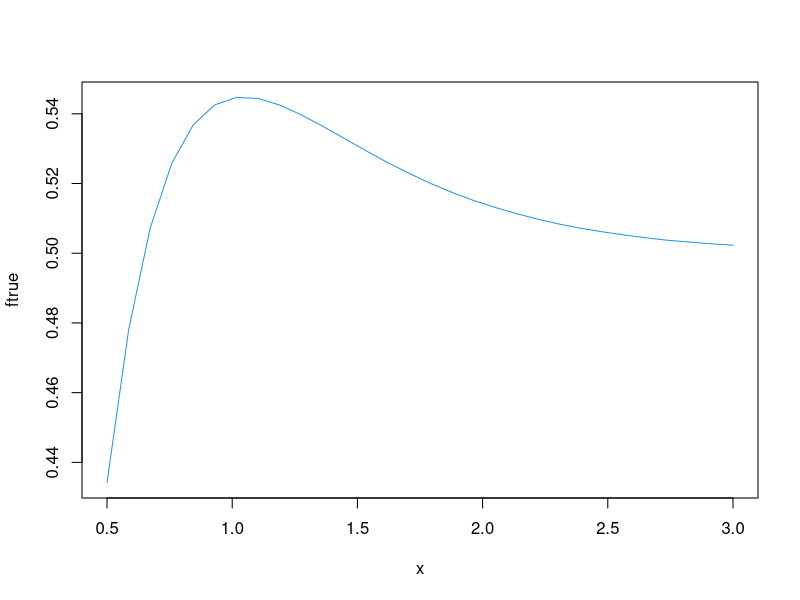
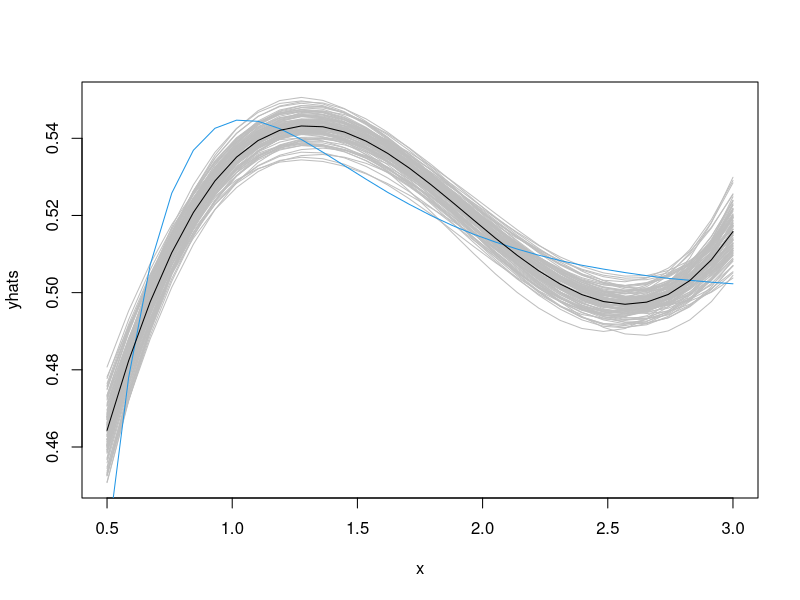
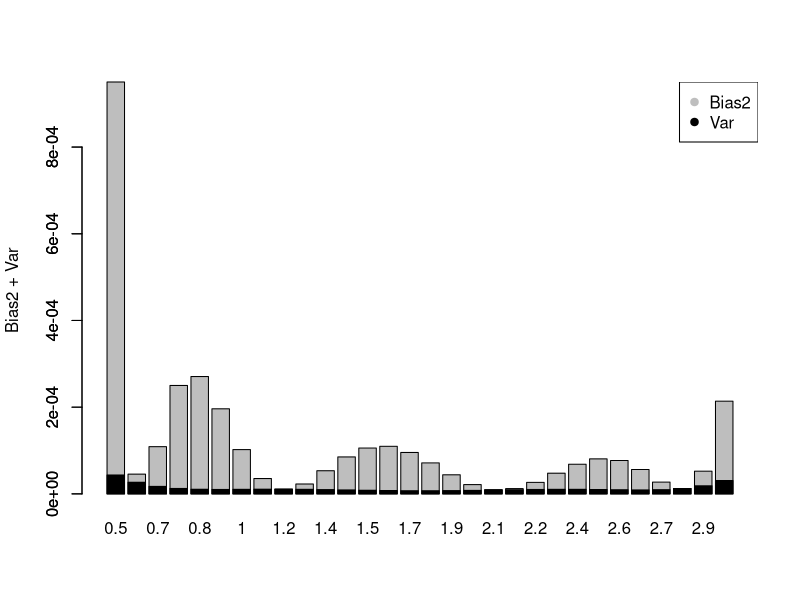
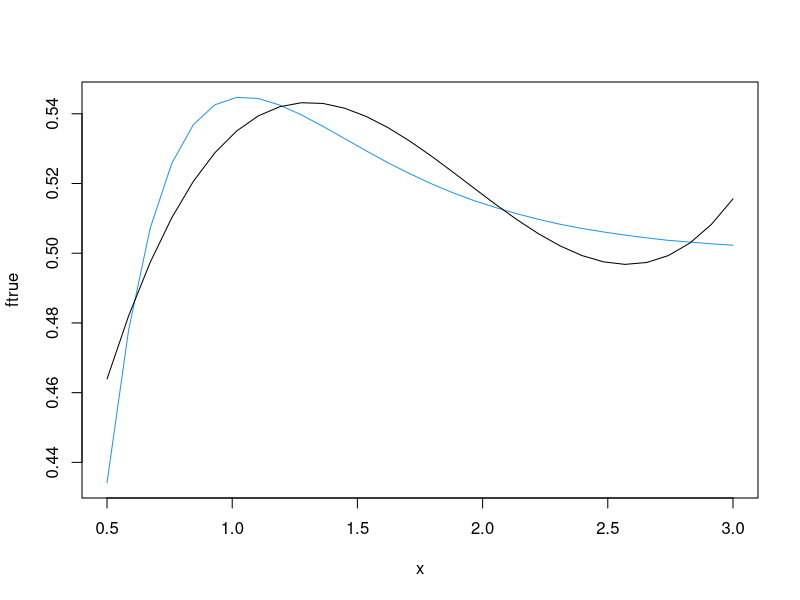
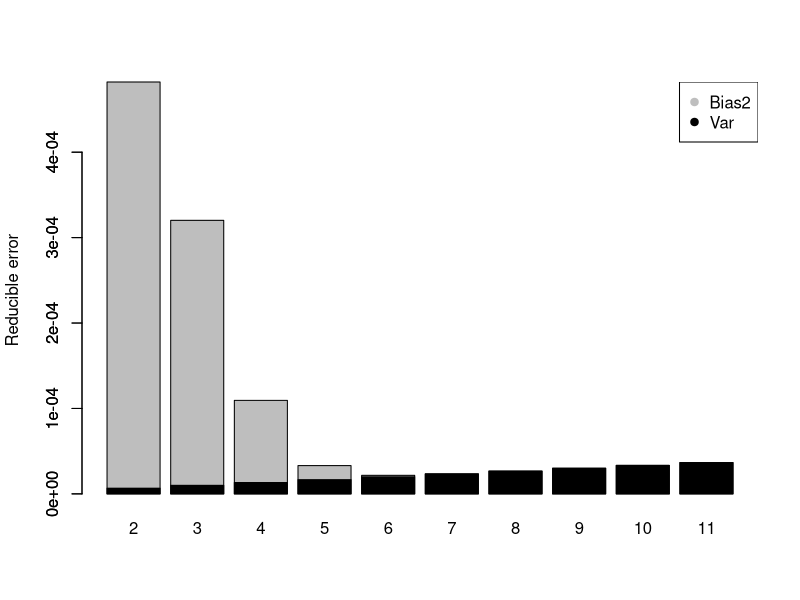
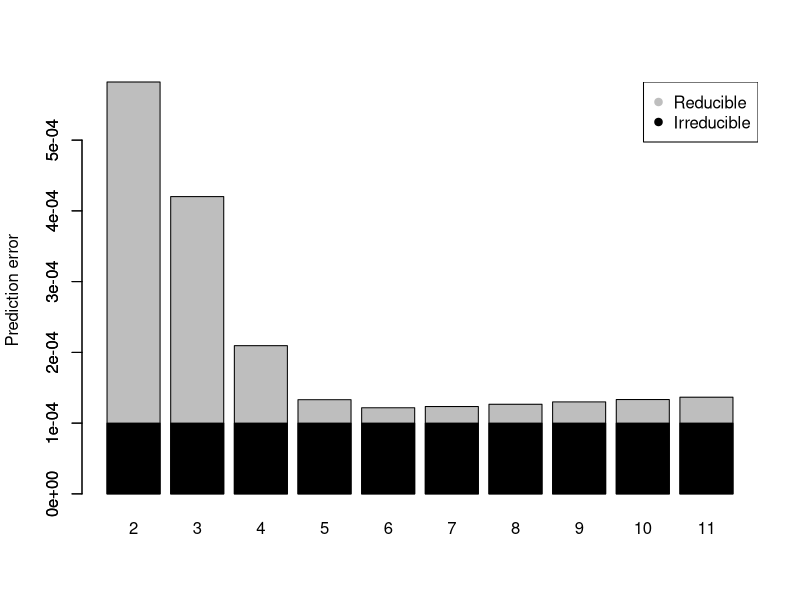

Write R code to recreate these figures, in order.
## ---- chunk 1
knitr::opts_chunk$set(echo = T, eval= T, message=F, warning=F, error=F, 
                      comment=NA, cache=T, R.options=list(width=220))
## ---- chunk 2
# true regression function 
ftrue <- c(0.4342,0.4780,0.5072,0.5258,0.5369,0.5426,0.5447,0.5444,0.5425,0.5397,0.5364,0.5329,0.5294,0.5260,0.5229,0.5200,0.5174,0.5151,0.5131,0.5113,0.5097,0.5083,0.5071,0.5061,0.5052,0.5044,0.5037,0.5032,0.5027,0.5023)
x = seq(.5,3,length=30)
plot(x,ftrue, type="l", col=4)
## ---- chunk 3
# setting
sigmatrue=0.01
n = length(x)
d = 3
p = d+1
B = 100
# simulation function
sim = function(d){
y = ftrue + rnorm(n,0,sigmatrue)
fit = lm(y ~ poly(x,degree=d))
yhat = fitted(fit)
}
# results
set.seed(123)
yhats = replicate(B,sim(d))
matplot(x,yhats, type="l", col="gray", lty=1)
lines(x,ftrue, col=4)
# expected value
Ave = apply(yhats,1,mean)
lines(x,Ave)
# squared bias
Bias2 = (ftrue - Ave)^2
# variance
Var = apply(yhats,1,var)
## ---- chunk 4
barplot(Bias2+Var, ylab="Bias2 + Var", names.arg=round(x,1))
barplot(Var,add=T, col=1, names.arg=" ")
legend("topright", c("Bias2","Var"), col=c("gray",1), pch=c(19,19))
## ---- chunk 5
# expected value 
Ehatf = fitted(lm(ftrue ~ poly(x,degree=d)))
plot(x,ftrue, type="l", col=4)
lines(x,Ehatf)
Bias2 = mean( (ftrue - Ehatf)^2 )
## ---- chunk 6
# empirical variance
mean(Var)
# true variance
(sigmatrue^2)*p/n
## ---- chunk 7
ds = 1:10
ps = ds+1

Bias2s = sapply(ps, function(p) 
  mean( ( ftrue - fitted(lm(ftrue ~ poly(x,degree=(p-1)))) )^2 )
  )
Vars = ps*(sigmatrue^2)/n
Reds = Bias2s+Vars 
barplot(Reds, ylab="Reducible error", names.arg=ps)
barplot(Vars, add=T, col=1, names.arg=" ")
legend("topright", c("Bias2","Var"), col=c("gray",1), pch=c(19,19))
# best model size
ps[which.min(Reds)]
## ---- chunk 8
# prediction error
Irr = rep(sigmatrue^2,length(ps))
ErrFs = Reds + Irr
barplot(ErrFs, ylab="Prediction error", names.arg=ps)
barplot(Irr, add=T, col=1, names.arg=" ")
legend("topright", c("Reducible","Irreducible"), col=c("gray",1), pch=c(19,19))
